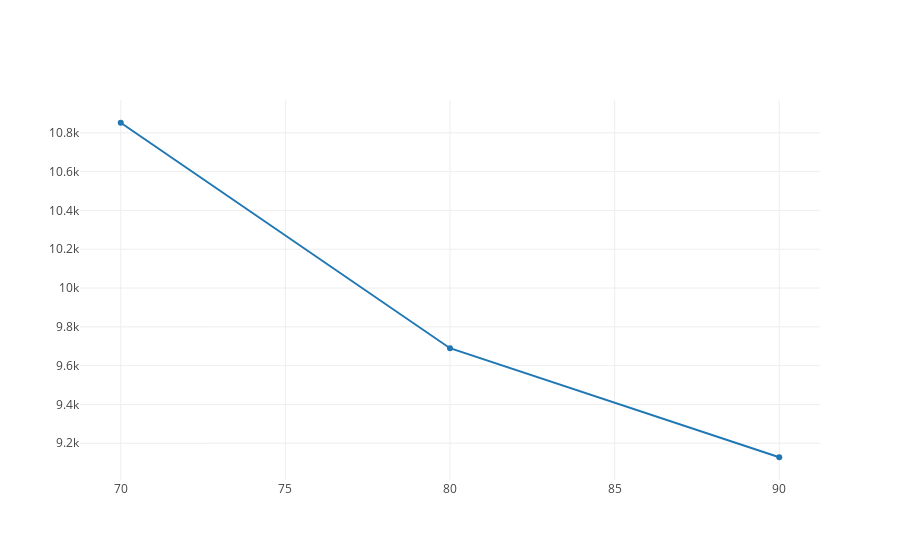

Notebook code for this chart:
### Markdown cell above
To see this, let's zoom in on our cost function, and look at just one part of it.  Looking at our zoomed in cost function below, do you see a way that we can get a sense of the direction and size of our next step?

### Code cell
import plotly
from plotly.offline import init_notebook_mode, iplot
from graph import m_b_trace, trace_values, plot
init_notebook_mode(connected=True)
b_values = list(range(70, 150, 10)[:3])
rss = [10852, 9690, 9128, 9166, 9804, 11042, 12880, 15318][:3]
cost_curve_trace = trace_values(b_values, rss, mode="line")
plot([cost_curve_trace])

### Figure 1 — Plotly figure (JSON) as saved in the notebook; plotly's stock layout.template omitted (floating-point values rounded to 4 significant figures)
{"data": [{"mode": "line", "name": "data", "text": [], "x": [70, 80, 90], "y": [10852, 9690, 9128]}], "layout": {}}
